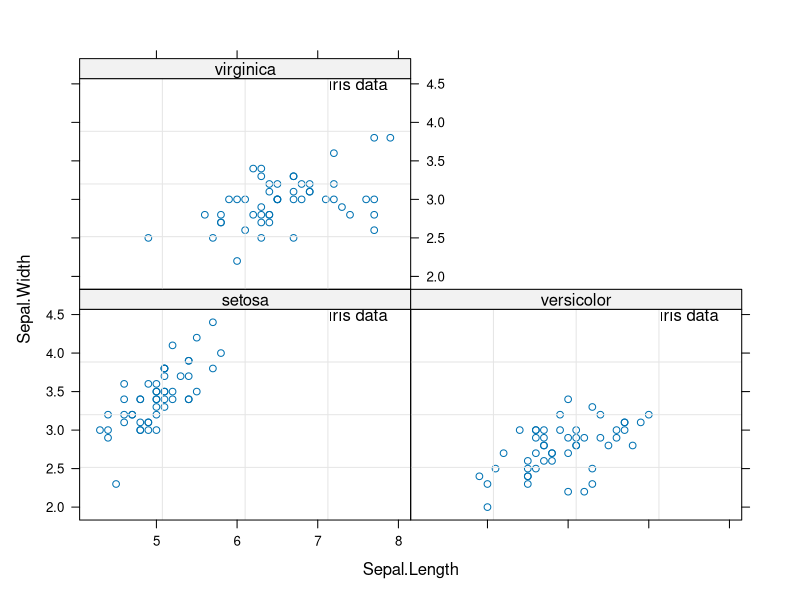
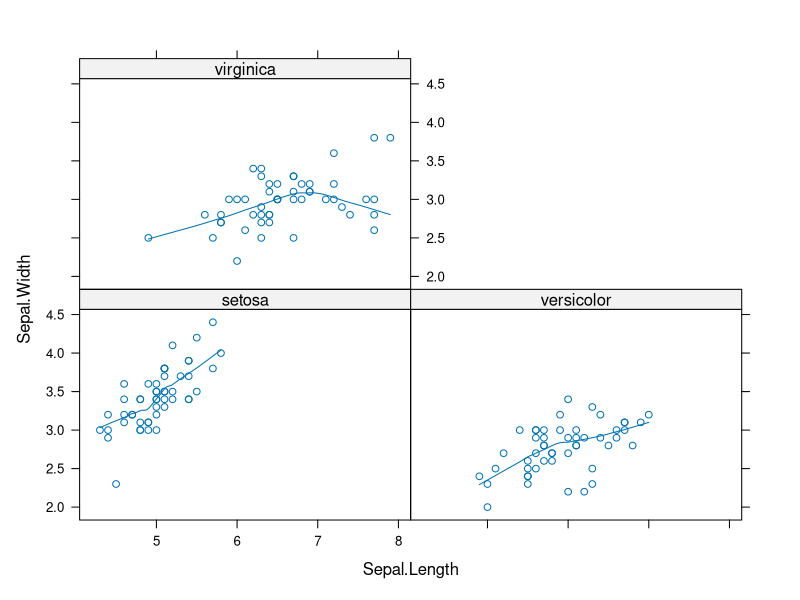
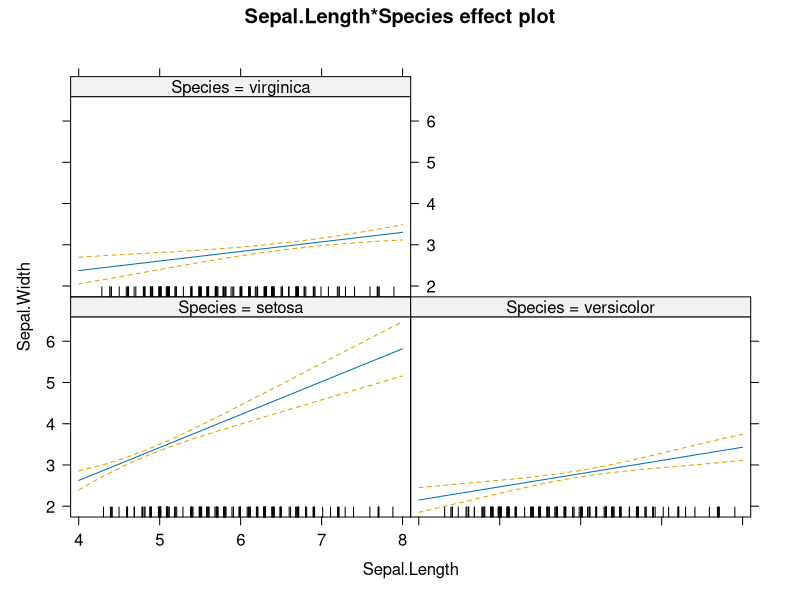

These charts were generated, in order, by the following R code:
library(lattice)

xyplot(Sepal.Width ~ Sepal.Length | Species,
       data = iris,
       panel = function(...) {
         panel.xyplot(...)
         panel.text(x = 7.5,
                    y = 4.5,
                    labels = "iris data")
         panel.grid()
       }
)

xyplot(Sepal.Width ~ Sepal.Length | Species,
       data = iris,
       panel = function(x, y, ...) {
         panel.xyplot(x, y, ...)
         panel.loess(x, y, ...)
       }
       )

library(effects)

mod <- lm(Sepal.Width ~ Sepal.Length * Species,
          data = iris)

eff <- effect("Sepal.Length * Species", mod)
plot(eff, ci.style = "lines")
